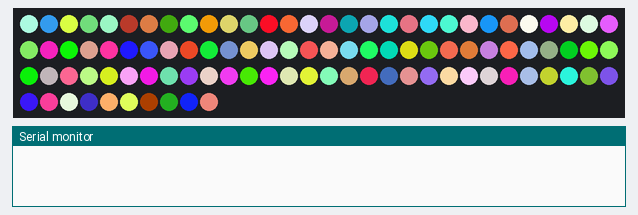
Simulated run of this program. Board: ESP32. Shown: 100 RGB LEDs in strip order, left to right, continuing on the next row, the last lines printed to the serial monitor. Random numbers use the default seed unless the program sets one.

Above: at 5.17 s.
At 7.5 s:
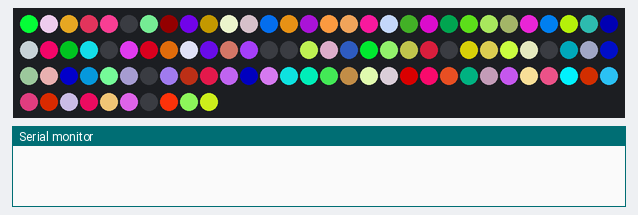
At 19.2 s:
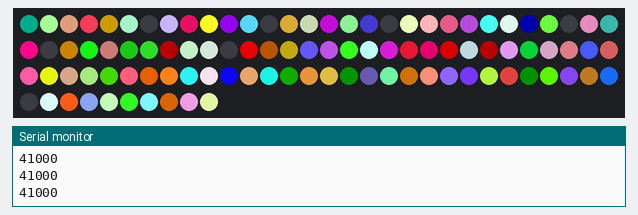
At 25.0 s:
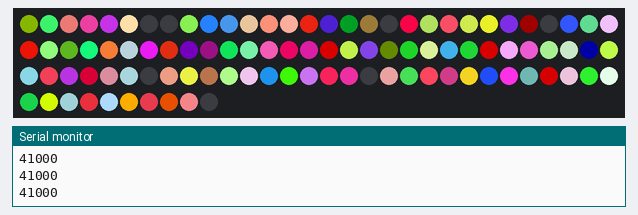
At 28.0 s:
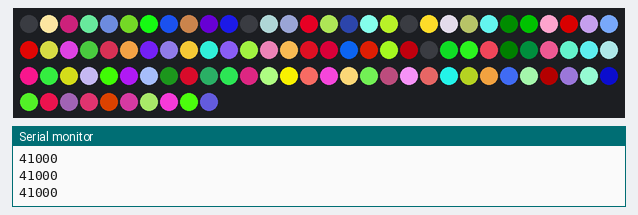
At 36.7 s:
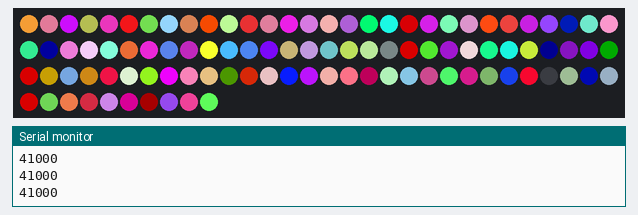

The program:

main.cpp
```cpp
#include <Arduino.h>
#include "hw.h"

#include <NeoPixelBrightnessBus.h>
NeoPixelBrightnessBus<NeoGrbwFeature, NeoEsp32Rmt0Sk6812Method> strip(LED_COUNT, LED_PIN);

RgbColor black(0);

RgbwColor currentColor[100];
RgbwColor nextColor[100];

void setup() {
    Serial.begin(115200);
    strip.Begin();
    strip.SetBrightness(255);
    strip.ClearTo(black);
    strip.Show();

    for (size_t i = 0; i < LED_COUNT; i++)
    {
      currentColor[i] = {(char)random(0,256), (char)random(0,256), (char)random(0,256), 0};
      strip.SetPixelColor(i, currentColor[i]);
    }

    strip.Show();
    delay(5000);
}

void loop()
{
    for (size_t i = 0; i < LED_COUNT; i++)
    {
      nextColor[i] = {(char)random(0,256), (char)random(0,256), (char)random(0,256), 0};

      uint8_t randomizer = (uint8_t)random(0, 100);

      if (randomizer < 20)
      {
        nextColor[i].Darken((uint8_t)random(0,256));
      }

      randomizer = (uint8_t)random(0, 100);
      if (randomizer < 20 && nextColor[i].B >= 70)
      {
        nextColor[i].B = nextColor[i].B - 70;
      }

      randomizer = (uint8_t)random(0, 100);
      if (randomizer < 20 && nextColor[i].R <= 70)
      {
        nextColor[i].R = nextColor[i].R + 140;
      }
    }

    float currentColorMixRatio = 0.01;

    for (size_t i = 0; i < 100; i++)
    {
      for (size_t i = 0; i < LED_COUNT; i++)
      {
        strip.SetPixelColor(i, currentColor[i].LinearBlend(currentColor[i], nextColor[i], currentColorMixRatio));
      }

      strip.Show();
      delay(20);
      currentColorMixRatio += 0.01;
    }

    for (size_t i = 0; i < LED_COUNT; i++)
    {
      currentColor[i] = nextColor[i];
    }

    delay(500);

    // Print RAM usage
    Serial.println(ESP.getFreeHeap());
}
```

hw.h
```cpp
// Connect theWS2812B LED strip here
#define LED_PIN 4
#define LED_COUNT 100
```
